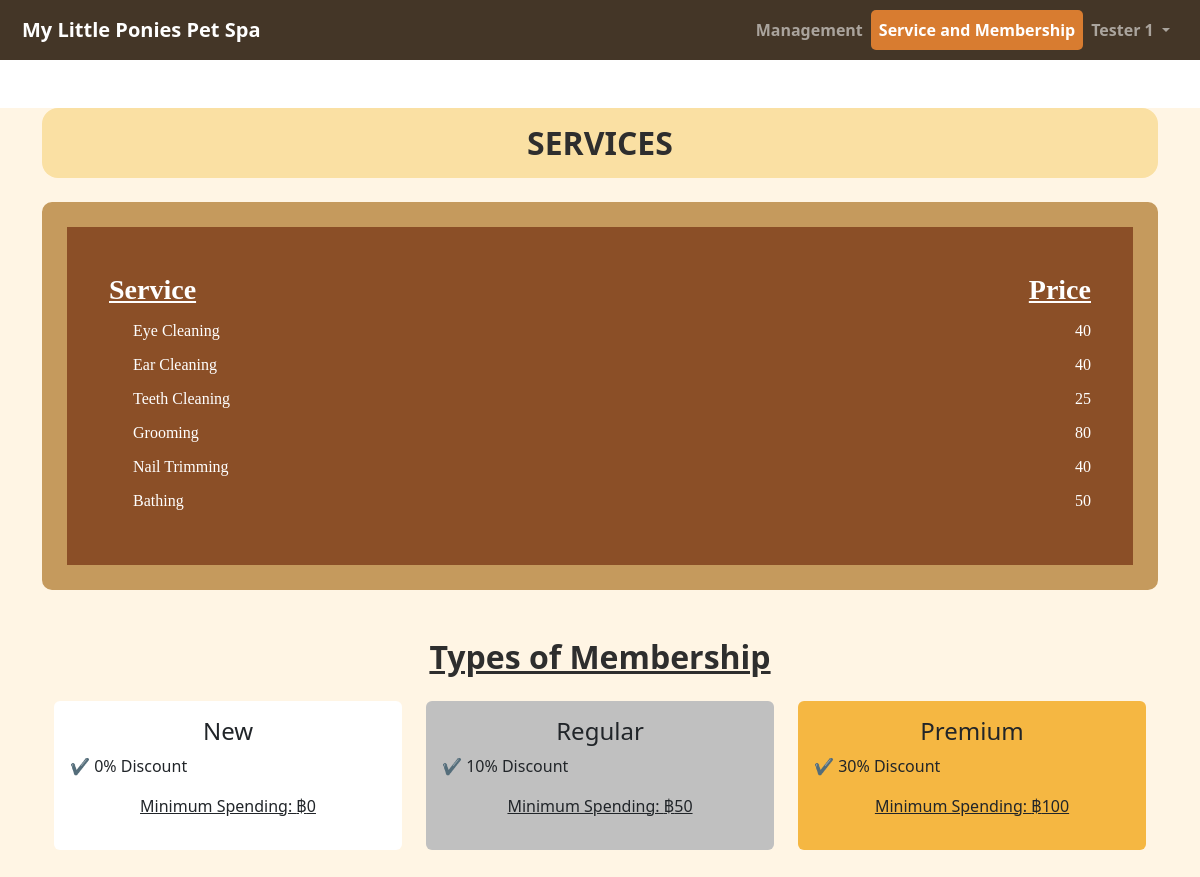
The app's page /admin_services_membership (signed in) with its own data.
### tables this page shows
CREATE TABLE services(
id INTEGER PRIMARY KEY AUTOINCREMENT,
name TEXT NOT NULL,
price INTEGER NOT NULL);

### apptesting.py (the view)
@app.route('/admin_services_membership')
def adminServicesMembership():
    db.execute('SELECT * FROM users WHERE id=?', [session['user_id']])
    user = db.fetchall()
    name = pickle.loads(user[0]['user_object']).name
    flash(name)
    db.execute('SELECT * FROM services')
    services = db.fetchall()
    serviceList = []
    for service in services:
        serviceList.append([service['name'], service['price']])
    flash(serviceList)
    new_discount = spa_system.membership_benefits["New"]["discount"]
    newMinimumSpending = spa_system.membership_benefits["New"]["spending_limit"]
    flash(new_discount)
    flash(newMinimumSpending)
    regular_discount = spa_system.membership_benefits["Regular"]["discount"]
    regularMinimumSpending = spa_system.membership_benefits["Regular"]["spending_limit"]
    flash(regular_discount)
    flash(regularMinimumSpending)
    premium_discount = spa_system.membership_benefits["Premium"]["discount"]
    premiumMinimumSpending = spa_system.membership_benefits["Premium"]["spending_limit"]
    flash(premium_discount)
    flash(premiumMinimumSpending)
    return render_template("admin_services_membership.html")

### apptesting.py (called while the page is built)
    @property
    def name(self):
        return self.__name

    @property
    def membership_benefits(self):
        return self.__membership_benefits

### templates/admin_services_membership.html (shortened to what this page needs)
{% extends 'layout.html' %}
{% block nav %}
<a class="navbar-brand" href="{{ url_for('adminDashboard') }}">My Little Ponies Pet Spa</a>
<div class="collapse navbar-collapse" id="navbarNav">
    <ul class="navbar-nav ms-auto">
        <li class="nav-item"><a class="nav-link" href="{{ url_for('adminDashboard') }}">Management</a></li>
        <li class="nav-item"><a class="nav-link active" href="{{ url_for('adminServicesMembership') }}">Service and Membership</a></li>
        <li class="nav-item dropdown">
            <a class="nav-link dropdown-toggle" href="#" id="userDropdown" role="button" data-bs-toggle="dropdown" aria-expanded="false">
                {% with message = get_flashed_messages() %}
                    {{ message[0] }}
                {% endwith %}
            </a>
          </li>
    </ul>
</div>
{% endblock %}
{% block main %}
    <header class="container-fluid services_page_hero px-5">
    </header>
    <div class="container">
            <h2 class="text-center fw-bold py-3 mb-4 rounded-4" style="background-color: #FAE0A3;">SERVICES</h2>
        <div class="service-card">
        <div class="row mb-2 fw-bold">
            <div class="col-8 fs-3 text-decoration-underline">Service</div>
            <div class="col-4 text-end fs-3 text-decoration-underline">Price</div>
        </div>
        {% with messages = get_flashed_messages() %}
            {% for service in messages[1] %}
                <div class="row mb-2">
                    <div class="col-8">
                    <div class="form-check">
                        <label class="form-check-label" for="eyeCleaning">{{ service[0] }}</label>
                    </div>
                    </div>
                    <div class="col-4 text-end">{{ service[1] }}</div>
                </div>
            {% endfor %}
        {% endwith %}
        </div>
        <div class="container my-5">
            <h2 class="text-center fw-bold" style="text-decoration: underline">Types of Membership</h2>
            <div class="row mt-4 position-relative">
                <div class="col-md-4 d-flex">
                    <div class="p-3 text-start rounded d-flex flex-column w-100" style="background-color: #fff;">
                        <h4 class="text-center">New</h4>
                        <p><span class="text-success">✔</span>
                            {% with messages = get_flashed_messages() %}
                                {{ messages[2] }} Discount
                            {% endwith %}
                        </p>
                        <p class="mt-auto text-decoration-underline text-center">Minimum Spending:
                            {% with messages = get_flashed_messages() %}
                                &#3647;{{ messages[3] }}
                            {% endwith %}
                        </p>
                    </div>
                </div>
                <div class="col-md-4 d-flex">
                    <div class="p-3 text-start rounded d-flex flex-column w-100" style="background-color: #c0c0c0;">
                        <h4 class="text-center">Regular</h4>
                        <p><span class="text-success">✔</span>
                        {% with messages = get_flashed_messages() %}
                            {{ messages[4] }} Discount
                        {% endwith %}
                        </p>
                        <p class="mt-auto text-decoration-underline text-center">Minimum Spending:
                            {% with messages = get_flashed_messages() %}
                                &#3647;{{ messages[5] }}
                            {% endwith %}
                        </p>
                    </div>
                </div>
                <div class="col-md-4 d-flex">
                    <div class="p-3 text-start rounded d-flex flex-column w-100" style="background-color: #f5b742;">
                        <h4 class="text-center">Premium</h4>
                        <p><span class="text-success">✔</span>
                            {% with messages = get_flashed_messages() %}
                                {{ messages[6] }} Discount
                            {% endwith %}
                        </p>
                        <p class="mt-auto text-decoration-underline text-center">Minimum Spending:
                            {% with messages = get_flashed_messages() %}
                                &#3647;{{ messages[7] }}
                            {% endwith %}
                        </p>
                    </div>
                </div>
            </div>
        </div>
{% endblock %}

### static/main.css (style rules this page uses)
body { background-color:#FFF5E4; display: flex; flex-direction: column; align-items: center; justify-content: center; }
.navbar .nav-link.active { background-color: #d87c30; border-radius: 5px; }
.services_page_hero { width: 100%; margin: 0; padding: 24px 0; background-color: #ffffff; }
.service-card { background-color: #8B4F27; color: white; padding: 42px; border-radius: 10px; border: 25px solid #C59A5D; font-family: 'Indie Flower', cursive; }
h2 { color: #2e2e2e; }

### records on screen
services: name "Eye Cleaning", price "40"
services: name "Ear Cleaning", price "40"
services: name "Teeth Cleaning", price "25"
services: name "Grooming", price "80"
services: name "Nail Trimming", price "40"
services: name "Bathing", price "50"

### other values on screen
{{ message[0] }} "Tester 1"
{{ messages[2] }} "0%"
{{ messages[3] }} "0"
{{ messages[4] }} "10%"
{{ messages[5] }} "50"
{{ messages[6] }} "30%"
{{ messages[7] }} "100"
